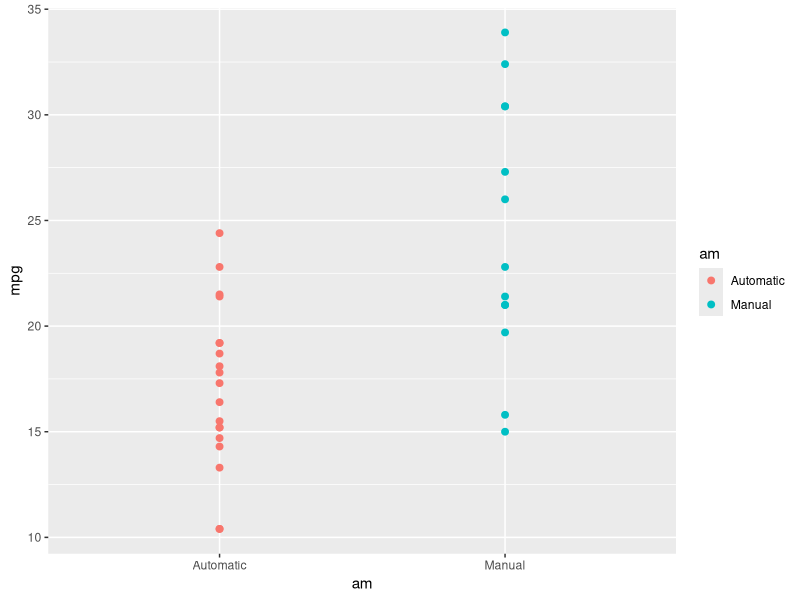
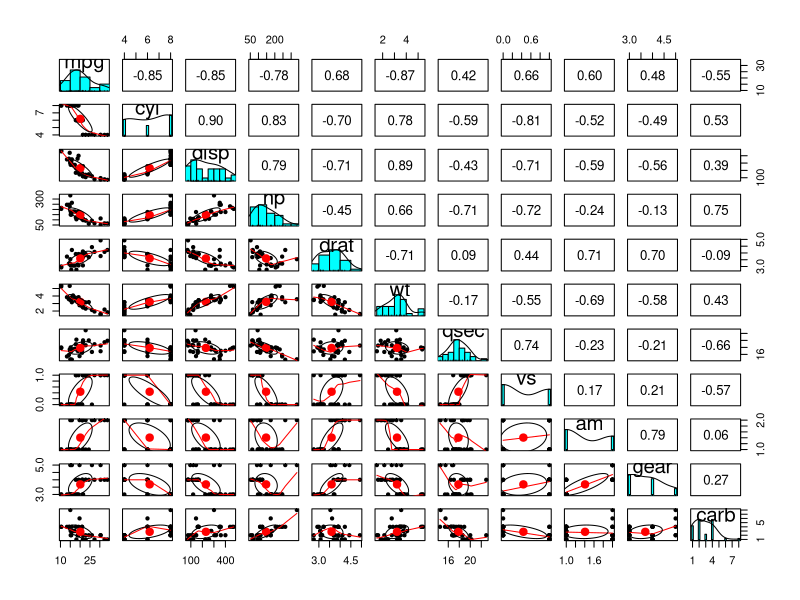
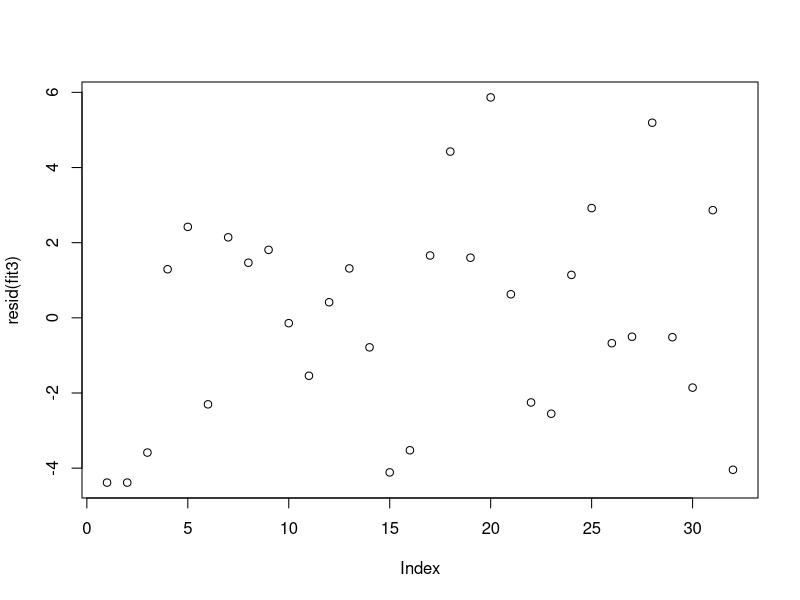

Write R code to recreate these figures, in order.
## ---- chunk 1
knitr::opts_chunk$set(echo = TRUE, warning = FALSE)
## ---- chunk 2
data(mtcars)
library(ggplot2)
mtcars$am <- factor(mtcars$am,levels = c(0,1), labels=c('Automatic','Manual'))
ggplot(data=mtcars, aes(x=am, y=mpg, color = am)) +
    geom_point(size = 2)
## ---- chunk 3
library(psych)
pairs.panels(mtcars)
## ---- chunk 4
fit1 <- lm(mpg~am,data=mtcars)
## ---- chunk 5
fit2 <- lm(mpg~.,data=mtcars)
anova(fit1,fit2)
## ---- chunk 6
fit3 <- lm(mpg~ am + hp,data=mtcars)
anova(fit2,fit3)
plot(resid(fit3))
